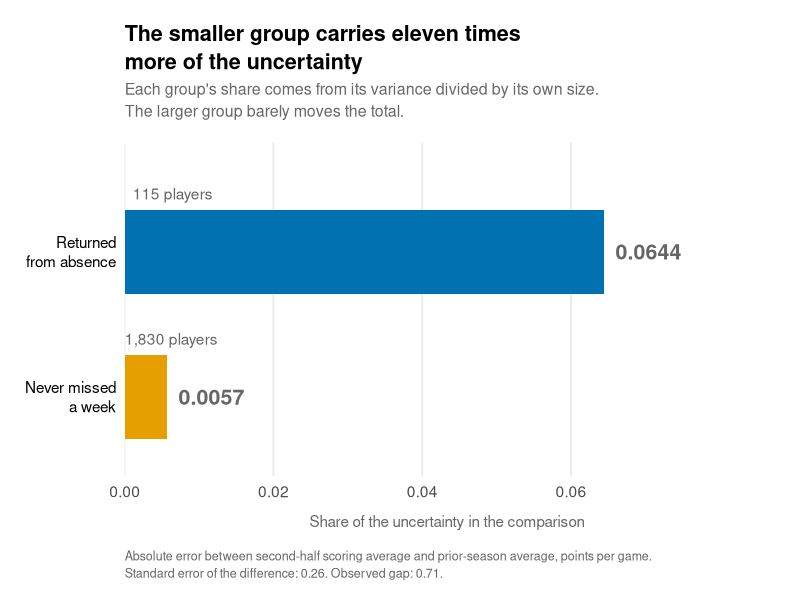
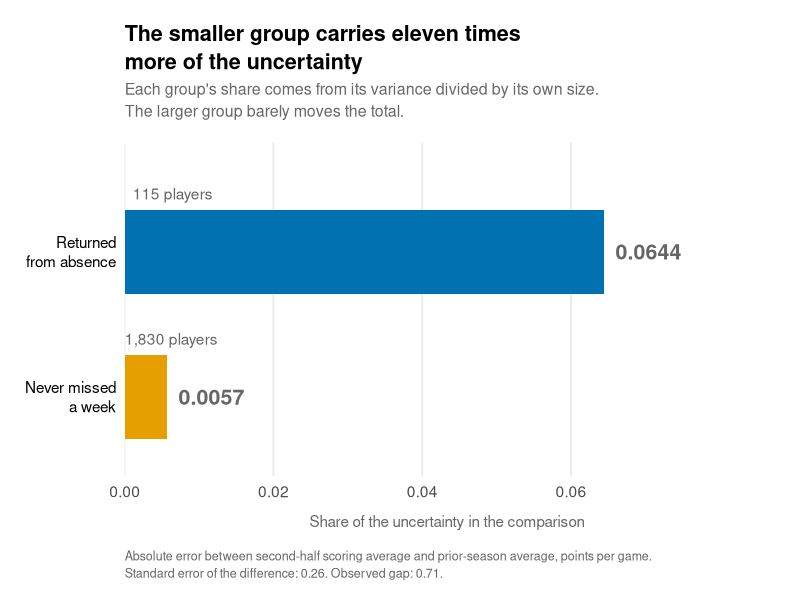

Source code (R) for these figures, in order:
# ==============================================================================
# create_stats_post29_visuals.R
#
# Post 29: The Independent Two-Sample t-Test
#
# Central finding the panel must deliver in 5 seconds:
#   The 115-player group contributes eleven times what the 1,830-player group
#   does to the standard error. The smaller group sets the precision.
#
# All values hardcoded from the verified console output of
# pull_stats_post29_two_sample_ttest_data.R. Nothing is re-simulated here,
# so the panel cannot drift from the prose.
#
# COLOR JUDGMENT (per-post call, red-vs-gold not yet decided series-wide):
#   Neither contribution is a naive or wrong value, so red is not used.
#   Navy  #0072B2 -> treatment contribution, the bar carrying the finding.
#   Gold  #E69F00 -> control contribution.
#
# OUTPUT SIZE: 8 x 5.333 in at 300 DPI, matching Posts 24 through 28.
#   Series instructions say 1200x800; the code-review standard says 300 DPI.
#   Conflict is still unresolved and flagged in the handoff.
# ==============================================================================

suppressPackageStartupMessages({
  library(grid)
  library(ggplot2)
  library(dplyr)
  library(here)
})

OUT_DIR <- here::here("stats_posts", "output", "plots")
if (!dir.exists(OUT_DIR)) dir.create(OUT_DIR, recursive = TRUE)

PLOT_TITLE   <- "The smaller group carries eleven times\nmore of the uncertainty"
PLOT_WIDTH   <- 8
PLOT_HEIGHT  <- 5.333

NAVY <- "#0072B2"
GOLD <- "#E69F00"
GREY <- "gray40"

# ------------------------------------------------------------------ verified
# Source: console output, injury proximity comparison, abs_error outcome.

N_TRT        <- 115L
N_CTL        <- 1830L
VAR_TRT      <- 7.40447
VAR_CTL      <- 10.34069
MEAN_TRT     <- 3.140398
MEAN_CTL     <- 3.849710
SE_REPORTED  <- 0.26464570
T_REPORTED   <- 2.680231

CONTRIB_TRT <- VAR_TRT / N_TRT
CONTRIB_CTL <- VAR_CTL / N_CTL

# ------------------------------------------------------- PRE-BUILD ASSERTIONS
# A01 to A08 validate the arithmetic. A09 to A14 validate the claims the post
# makes in words, in code, so a prose claim cannot silently drift from data.

stopifnot("A01 treatment n"      = N_TRT == 115L)
stopifnot("A02 control n"        = N_CTL == 1830L)
stopifnot("A03 trt contribution" = abs(CONTRIB_TRT - 0.0644) < 0.0001)
stopifnot("A04 ctl contribution" = abs(CONTRIB_CTL - 0.0057) < 0.0001)
stopifnot("A05 se reconstructs"  =
            abs(sqrt(CONTRIB_TRT + CONTRIB_CTL) - SE_REPORTED) < 1e-6)
stopifnot("A06 se rounds to .26" = round(SE_REPORTED, 2) == 0.26)
stopifnot("A07 gap"              =
            abs((MEAN_CTL - MEAN_TRT) - 0.709312) < 1e-6)
stopifnot("A08 t reconstructs"   =
            abs((MEAN_CTL - MEAN_TRT) / SE_REPORTED - T_REPORTED) < 1e-5)

# Post claim: "contributed eleven times what the 1,830-player group did"
stopifnot("A09 eleven times" =
            round(CONTRIB_TRT / CONTRIB_CTL) == 11)

# Post claim: "sixteen times more players" is NOT in the final draft, but the
# size ratio still governs the panel subtitle. Verify before using it.
stopifnot("A10 size ratio near 16" =
            abs(N_CTL / N_TRT - 15.9) < 0.1)

# Post claim: "Divide the gap by the standard error and the answer is 2.68"
stopifnot("A11 stated division" =
            abs((MEAN_CTL - MEAN_TRT) / SE_REPORTED - 2.68) < 0.005)

# Post claim: "another 200 players changes the standard error by about 0.001"
SE_PLUS_200 <- sqrt(CONTRIB_TRT + VAR_CTL / (N_CTL + 200L))
stopifnot("A12 200-player delta" =
            abs((SE_REPORTED - SE_PLUS_200) - 0.001) < 0.0005)

# Post claim: returning group landed CLOSER, so its mean error is lower
stopifnot("A13 direction" = MEAN_TRT < MEAN_CTL)

# Panel integrity: treatment bar must be the longer one or the 5-second
# reading inverts
stopifnot("A14 trt bar longer" = CONTRIB_TRT > CONTRIB_CTL)

message("Pre-build assertions passed: 14/14")

# ------------------------------------------------------------------- panel

plot_df <- tibble::tibble(
  group = factor(
    c("Returned\nfrom absence", "Never missed\na week"),
    levels = c("Never missed\na week", "Returned\nfrom absence")
  ),
  n            = c(N_TRT, N_CTL),
  contribution = c(CONTRIB_TRT, CONTRIB_CTL),
  fill_col     = c(NAVY, GOLD)
)

plot_df <- plot_df %>%
  dplyr::mutate(
    bar_label = sprintf("%.4f", contribution),
    n_label   = sprintf("%s players", format(n, big.mark = ","))
  )

X_MAX <- max(plot_df$contribution) * 1.32

p <- ggplot(plot_df, aes(x = contribution, y = group, fill = fill_col)) +
  geom_col(width = 0.58) +
  # Value label sits outside the bar end, never overlapping geometry.
  geom_text(
    aes(label = bar_label),
    hjust = -0.18, size = 5.4, fontface = "bold", color = GREY
  ) +
  # Group size annotated above each bar, clear of the bar body.
  geom_text(
    aes(label = n_label, y = as.numeric(group) + 0.40),
    x = 0, hjust = 0, size = 3.9, color = GREY
  ) +
  scale_fill_identity() +
  scale_y_discrete(expand = expansion(add = c(0.55, 0.75))) +
  scale_x_continuous(
    expand = expansion(mult = c(0, 0.02)),
    breaks = seq(0, 0.06, by = 0.02)
  ) +
  coord_cartesian(xlim = c(0, X_MAX)) +
  labs(
    title    = PLOT_TITLE,
    subtitle = paste0(
      "Each group's share comes from its variance divided by its own size.",
      "\nThe larger group barely moves the total."
    ),
    x = "Share of the uncertainty in the comparison",
    y = NULL,
    caption = paste0(
      "Absolute error between second-half scoring average and prior-season ",
      "average, points per game.\nStandard error of the difference: 0.26. ",
      "Observed gap: 0.71."
    )
  ) +
  theme_minimal(base_size = 14) +
  theme(
    plot.title      = element_text(face = "bold", size = 15.5,
                                   lineheight = 1.1,
                                   margin = margin(b = 6)),
    plot.subtitle   = element_text(size = 11.5, color = GREY,
                                   margin = margin(b = 16), lineheight = 1.15),
    plot.caption    = element_text(size = 9, color = GREY, hjust = 0,
                                   margin = margin(t = 14), lineheight = 1.15),
    axis.text.y     = element_text(size = 11, color = "black",
                                   lineheight = 1.05),
    axis.title.x    = element_text(size = 11, color = GREY,
                                   margin = margin(t = 10)),
    panel.grid.major.y = element_blank(),
    panel.grid.minor   = element_blank(),
    plot.margin     = margin(18, 22, 14, 18)
  )

# ---------------------------------------------------------- POST-BUILD CHECKS
b <- ggplot_build(p)

# R01: exactly two bars drawn
col_layers <- which(vapply(
  b$data, function(d) all(c("xmin", "xmax") %in% names(d)), logical(1)
))
stopifnot("R01 one col layer" = length(col_layers) >= 1L)
n_bars <- max(vapply(b$data[col_layers], nrow, integer(1)))
stopifnot("R02 two bars" = n_bars == 2L)

# R03: the navy bar is the longer one as drawn, not just in the data frame
bar_data <- b$data[[col_layers[1]]]
navy_row <- bar_data[bar_data$fill == NAVY, ]
gold_row <- bar_data[bar_data$fill == GOLD, ]
stopifnot("R03 navy drawn longer" = navy_row$xmax > gold_row$xmax)

# R04: value labels present, one per bar
text_layers <- which(vapply(
  b$data, function(d) "label" %in% names(d), logical(1)
))
stopifnot("R04 text layers exist" = length(text_layers) >= 2L)

# R05: x axis starts at zero, so bar lengths are proportional
stopifnot("R05 x starts at 0" = b$layout$panel_params[[1]]$x.range[1] <= 0)

# R06: longer bar is not clipped by the x limit
stopifnot("R06 no clipping" =
            b$layout$panel_params[[1]]$x.range[2] >= CONTRIB_TRT)

# R07: no accidental legend, tested on the rendered gtable rather than on
# plot$guides, whose type varies by ggplot2 version. A suppressed legend
# leaves the guide-box cells present but empty (zeroGrob).
g <- ggplot2::ggplotGrob(p)
guide_cells <- grep("guide-box", g$layout$name)
legend_drawn <- length(guide_cells) > 0 && any(vapply(
  guide_cells, function(i) !inherits(g$grobs[[i]], "zeroGrob"), logical(1)
))
stopifnot("R07 no legend drawn" = !legend_drawn)

# R08: every title line must physically fit the device width. This is the
# check that would have caught the truncated title on the first render;
# no arithmetic or layer assertion can see it.
title_lines <- strsplit(PLOT_TITLE, "\n", fixed = TRUE)[[1]]
title_w_in <- max(vapply(title_lines, function(s) {
  grid::convertWidth(
    grid::grobWidth(grid::textGrob(
      s, gp = grid::gpar(fontsize = 15.5, fontface = "bold")
    )), "in", valueOnly = TRUE
  )
}, numeric(1)))
usable_in <- PLOT_WIDTH - 40 / 72
stopifnot("R08 title fits device" = title_w_in <= usable_in)

# R09: subtitle lines must fit too
sub_lines <- strsplit(b$plot$labels$subtitle, "\n", fixed = TRUE)[[1]]
sub_w_in <- max(vapply(sub_lines, function(s) {
  grid::convertWidth(
    grid::grobWidth(grid::textGrob(s, gp = grid::gpar(fontsize = 11.5))),
    "in", valueOnly = TRUE
  )
}, numeric(1)))
stopifnot("R09 subtitle fits device" = sub_w_in <= usable_in)

message("Post-build render checks passed: 9/9")

# ------------------------------------------------------------------- export

png_path <- file.path(OUT_DIR, "stats_post29_standard_error_contributions.png")
svg_path <- file.path(OUT_DIR, "stats_post29_standard_error_contributions.svg")

ggsave(png_path, p, width = PLOT_WIDTH, height = PLOT_HEIGHT,
       dpi = 300, bg = "white")
message("Wrote: ", png_path)

if (requireNamespace("svglite", quietly = TRUE)) {
  ggsave(svg_path, p, width = PLOT_WIDTH, height = PLOT_HEIGHT,
         device = svglite::svglite, bg = "white")
  message("Wrote: ", svg_path)
} else {
  message("svglite not installed. SVG export skipped.")
}

message("done")
